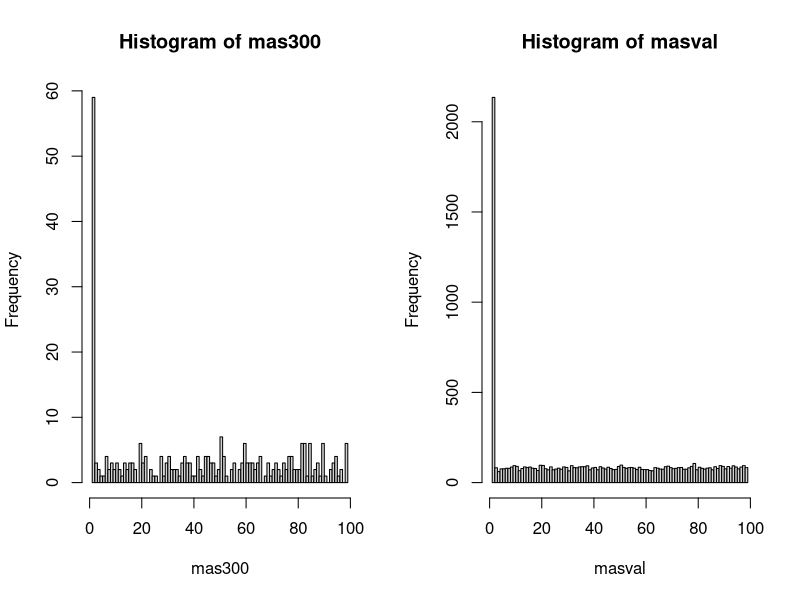

The R source for this figure:
fn = function(a)
{
		for(i in 1:100)
		{
			if (a > 0 & a < masprob[i])
			{
				return (i)
			}
			if (a >= masprob[i] & a < masprob[i + 1])
				return (i)
		}
}
masprob <- double (100)
masval <- integer (10000)
mas30 <- integer (30)
mas300 <- integer (300)
masprob[1]<-0.2
for (i in 2:100){
	masprob[i]<-(masprob[i - 1] + 0.8/99)
}
for (i in 1:10000){
	masval[i] <- fn(runif(1, 0, 1))
}
for (i in 1:300)
{
	mas300[i] <- masval[sample(1:10000, 1)]
}
i <- 0
while (i <= 30)
{
	k <- 0
	a <- masval[sample(1:10000, 1)]
	for (j in 1:30)
	{
		if (a == mas30[j])
		{
			k <- 1
		}
	}
	if(k == 0){
		mas30[i] <- a
		i <- i + 1
	}
}

Mx <- 0
j <- 0
for(j in 2:100)
{
	Mx <- Mx + (j * (0.88/99)) 
}
cat("M(x)_discr = ", Mx)
Dx <- 0
Mx2 <- 0
j <- 0
for(j in 2:100)
{
	Mx2 <- Mx2 + ((j * j) * (0.88/99)) 
}
 
Dx <- Mx2 - (Mx * Mx)
cat("\nD(x)_discr = ", Dx, "\n")

cat ("\nM(x) from 30 = ", mean(mas30))
cat ("\nD(x) from 30 = ", var(mas30),"\n")

cat ("\nM(x) from 300 = ", mean(mas300))
cat ("\nD(x) from 300 = ", var(mas300),"\n")

par (mfrow = c(1,2))
hist(mas300, type = "1",breaks = 100)
#hist(mas300, breaks = 100)
#hist(masval, breaks = 100)
hist(masval, type = "2",breaks = 100)
